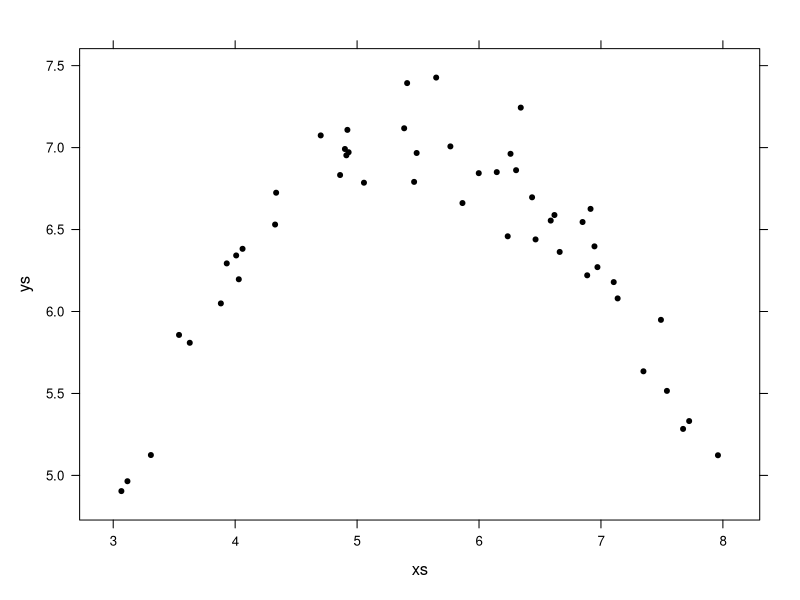

R code for this plot:
require(lattice)
set.seed(1)
xs = runif(50,3,8)
ys = -(xs-5.5)^2/3 + 7 + rnorm(50, 0, .2)
print(xyplot(ys ~ xs, pch=19, cex=.6, col="black"))
print(cor(xs,ys))